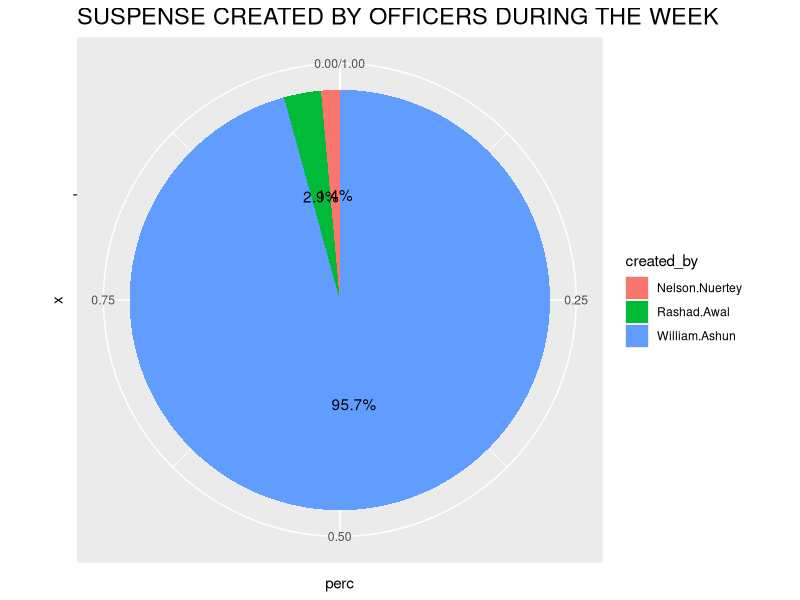

Here is the R script that generated this plot:




# ----- LOAD LIBRARIES ---------------------------------------------------------

library(tidyverse)
library(readxl)
library(stringr)
library(dplyr)
library(openxlsx)
library(svglite)



# ----- Load Data --------------------------------------------------------------

Active <- read_excel("Global Unallocated.Active.22.09.2022.xlsx")
Refund <- read_excel("Global Unallocated.Refunded.22.09.2022.xlsx")
Allocated <- read_excel("Global Unallocated.Allocated.22.09.2022.xlsx")




# ----- Treat Columns as numeric/factor/date -----------------------------------

Active$`Allocated Amount` <- as.numeric(Active$`Allocated Amount`)
Refund$`Allocated Amount` <- as.numeric(Refund$`Allocated Amount`)
Allocated$`Allocated Amount` <- as.numeric(Allocated$`Allocated Amount`)
Allocated$`Bank Code` <- as.factor(Allocated$`Bank Code`)


Active$Name <- as.factor(Active$Name)
Active$`Bank Code` <- as.factor(Active$`Bank Code`)
Active$created_by <- as.factor(Active$created_by)



Active$created_on <- as.POSIXct(format(Active$created_on), tz = "UTC")







# ----- Check the number of columns and rows -----------------------------------

ncol(Active)
nrow(Active)









# ----- Count and Amount of Active.Refund.Allocated ----------------------------

Active %>% 
  summarise(count = n(), ActiveAmount = sum(`Allocated Amount`))

Refund %>% 
  summarise(count = n(), RefundAmount = sum(`Allocated Amount`))

Allocated %>% 
  summarise(count = n(), AllocatedAmount = sum(`Allocated Amount`))














# sum(Allocated$`Allocated Amount`)
# 
# 
# colnames(Allocated)




# ----- Cummulative Suspense per Channel -------------------------------------------

#filter out the AIRTEL.MTN.VODAFONE in name variable
MoMo <- Active %>% 
  filter(Name == "AIRTEL TIGO MOBILE MONEY" | 
           Name == "MTN MOBILE MONEY" |
           Name == "VODAFONE MOBILE MONEY" )




#subset non-empty variables in the Bank code: which are all bank observations
Bank <- Active[!(is.na(Active$`Bank Code`) | Active$`Bank Code`==""), ]




# subset from the name variable where the observation is not empty or
# AIRTEL.MTN.VODAFONE
Worksite <- Active[!(is.na(Active$Name) 
                     | Active$Name=="AIRTEL TIGO MOBILE MONEY" 
                     | Active$Name=="MTN MOBILE MONEY" 
                     | Active$Name=="VODAFONE MOBILE MONEY"), ]

  
colnames(Active)  







MoMo %>% 
  summarise(count = n(), MoMoAmount = sum(`Allocated Amount`))

Bank %>% 
  summarise(count = n(), BankAmount = sum(`Allocated Amount`))

Worksite %>% 
  summarise(count = n(), AllocatedAmount = sum(`Allocated Amount`))






# ------Channel Breakdown -----------------------------------------------------




MoMoBreakdown <- data.frame(MoMo %>% 
                              group_by(Name) %>% 
                              summarise_at(vars(Amount = `Allocated Amount`),
                                           funs(sum(.,na.rm=TRUE))) %>% 
                              arrange(desc(Amount)))




BanksBreakdown <- data.frame(Bank %>% 
                               group_by(`Bank Code`) %>% 
                               summarise_at(vars(Amount = `Allocated Amount`),
                                            funs(sum(.,na.rm=TRUE))) %>% 
                               arrange(desc(Amount)))




WorksitesBreakdown <- data.frame(Worksite %>% 
                                   group_by(Name) %>% 
                                   summarise_at(vars(Amount = `Allocated Amount`),
                                                funs(sum(.,na.rm=TRUE))) %>% 
                                   arrange(desc(Amount)))






# ----- Add-on Suspense --------------------------------------------------------

# Give the lower-bound of the created_on variable to fetch out the newly created
# suspense

Active$created_on <- as.POSIXct(format(Active$created_on), tz = "UTC")

Add.on <- Active[Active$created_on >= "2022-09-16" , ] # Plus seven(7) days



Add.on %>% 
  summarise(count = n(), Amount = sum(`Allocated Amount`))






# ------MoMo.Add.on -----------------------------------------------------------

MoMo.Add.on <- Add.on %>% 
  filter(Name == "AIRTEL TIGO MOBILE MONEY" | 
           Name == "MTN MOBILE MONEY" |
           Name == "VODAFONE MOBILE MONEY" )











# ------Bank Add.on -----------------------------------------------------------

Bank.Add.on <- Add.on[!(is.na(Add.on$`Bank Code`) | Add.on$`Bank Code`==""), ]









# ------Worksite Add.on -------------------------------------------------------

Worksite.Add.on <- Add.on[!(is.na(Add.on$Name) 
                            | Add.on$Name=="AIRTEL TIGO MOBILE MONEY" 
                            | Add.on$Name=="MTN MOBILE MONEY" 
                            | Add.on$Name=="VODAFONE MOBILE MONEY"), ]





# ----- Add.on per channel Calculation -----------------------------------------

MoMo.Add.on %>%
  summarise(count = n(), MoMoAmount = sum(`Allocated Amount`))

Bank.Add.on %>%
  summarise(count = n(), BankAmount = sum(`Allocated Amount`))

Worksite.Add.on %>%
  summarise(count = n(), AllocatedAmount = sum(`Allocated Amount`))







# ----- Officers Suspense for the week -----------------------------------------

Add.on %>% 
  group_by(Add.on$created_by) %>% 
  summarise(count = n(), AllocatedAmount = sum(`Allocated Amount`))











# ----- Officers Suspense for the day ------------------------------------------

# Add.on <- Active[Active$created_on >= "2022-05-31" , ]








# ----- save the data frames in one workbook -----------------------------------

#create a workbook
work_book <- createWorkbook()


#And then add three work sheets with different sheet names.
addWorksheet(work_book, sheetName="Active")
addWorksheet(work_book, sheetName="MoMo")
addWorksheet(work_book, sheetName="Bank")
addWorksheet(work_book,sheetName="Worksite")
addWorksheet(work_book, sheetName="Add.on")
addWorksheet(work_book, sheetName="MoMo.Add.on")
addWorksheet(work_book, sheetName="Bank.Add.on")
addWorksheet(work_book,sheetName="Worksite.Add.on")





# Active
# MoMo
# Bank
# Worksite
# Add.on
# MoMo.Add.on
# Bank.Add.on
# Worksite.Add.on


#Now we can write multiple dataframes one by one using writeData() function 
#with the sheet name we assigned before.
writeData(work_book, "Active", Active)
writeData(work_book, "MoMo", MoMo)
writeData(work_book, "Bank", Bank)
writeData(work_book, "Worksite", Worksite)
writeData(work_book, "Add.on", Add.on)
writeData(work_book, "MoMo.Add.on", MoMo.Add.on)
writeData(work_book, "Bank.Add.on", Bank.Add.on)
writeData(work_book, "Worksite.Add.on", Worksite.Add.on)




#Finally, we write to excel file using saveWorkbook() with overwrite=TRUE.
saveWorkbook(work_book,
             file= "ActiveSuspenseBreakdown.xlsx",
             overwrite = TRUE)











# ----- SUSPENSE CREATED_BY CHART ----------------------------------------------



library(ggplot2)


Add.On.Graph <- Add.on %>% 
  group_by(created_by) %>% 
  count() %>% 
  ungroup() %>% 
  mutate(perc = `n` / sum(`n`)) %>% 
  arrange(perc) %>%
  mutate(labels = scales::percent(perc))




B <- ggplot(Add.On.Graph, aes(x = "", y = perc, fill = created_by)) +
  geom_col() +
  geom_text(aes(label = labels),
            position = position_stack(vjust = 0.5)) +
  coord_polar(theta = "y")



graph1 <- B + ggtitle("SUSPENSE CREATED BY OFFICERS DURING THE WEEK") + 
  theme(plot.title = element_text(lineheight=.8, color="black", size=17))




ggsave(file="AddOnGraph.svg", plot=graph1, width=10, height=10)




# B + theme(
#   plot.title = element_text(color="red", size=14, face="bold.italic"))



# ----- Clear Environment ------------------------------------------------------
# 
# rm(list = ls())
# unlink("ActiveSuspenseBreakdown.xlsx")
# unlink("AddOnGraph.svg")
